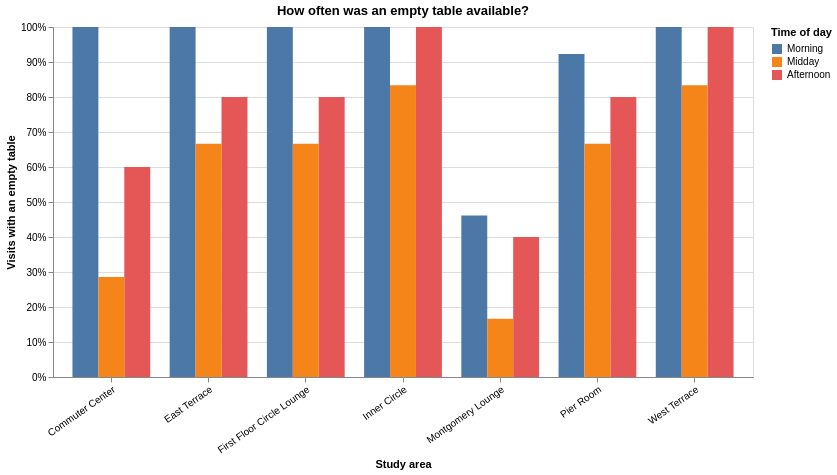

Notebook code cell kept with this figure:
### Code cell
alt.Chart(data).mark_bar().encode(
    x=alt.X(
        "location_label:N",
        title="Study area",
        axis=alt.Axis(labelAngle=-35)
    ),
    xOffset=alt.XOffset("time_of_day:N", sort=periods),
    y=alt.Y(
        "mean(has_open_table):Q",
        title="Visits with an empty table",
        scale=alt.Scale(domain=[0, 1]),
        axis=alt.Axis(format=".0%")
    ),
    color=alt.Color("time_of_day:N", title="Time of day", sort=periods),
    tooltip=[
        "location_label",
        "time_of_day",
        alt.Tooltip("mean(has_open_table):Q", title="Frequency", format=".0%"),
        alt.Tooltip("valid(has_open_table):Q", title="Valid visits")
    ]
).properties(
    width=700,
    height=350,
    title="How often was an empty table available?"
)

### Figure 1 — Vega-Lite specification as saved in the notebook (floating-point values rounded to 4 significant figures; data arrays with more than 128 entries replaced by an {"elided": "..."} marker saying what was removed)
{"config": {"view": {"continuousWidth": 300, "continuousHeight": 300}}, "data": {"name": "data-73b8ac57947d083e3455fe0158ea3ac6"}, "mark": {"type": "bar"}, "encoding": {"color": {"field": "time_of_day", "sort": ["Morning", "Midday", "Afternoon"], "title": "Time of day", "type": "nominal"}, "tooltip": [{"field": "location_label", "type": "nominal"}, {"field": "time_of_day", "type": "nominal"}, {"aggregate": "mean", "field": "has_open_table", "format": ".0%", "title": "Frequency", "type": "quantitative"}, {"aggregate": "valid", "field": "has_open_table", "title": "Valid visits", "type": "quantitative"}], "x": {"axis": {"labelAngle": -35}, "field": "location_label", "title": "Study area", "type": "nominal"}, "xOffset": {"field": "time_of_day", "sort": ["Morning", "Midday", "Afternoon"], "type": "nominal"}, "y": {"aggregate": "mean", "axis": {"format": ".0%"}, "field": "has_open_table", "scale": {"domain": [0, 1]}, "title": "Visits with an empty table", "type": "quantitative"}}, "height": 350, "title": "How often was an empty table available?", "width": 700, "$schema": "https://vega.github.io/schema/vega-lite/v6.4.1.json", "datasets": {"data-73b8ac57947d083e3455fe0158ea3ac6": {"elided": "170 records"}}}
